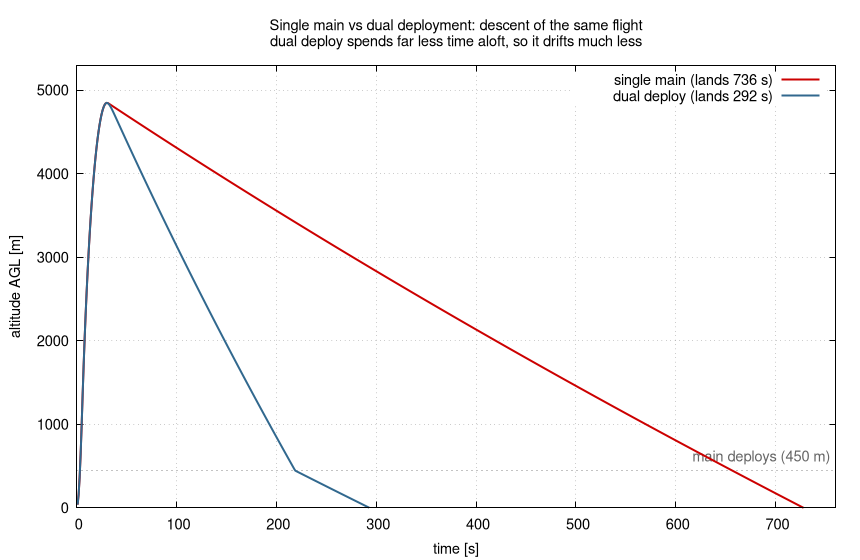

Write gnuplot code to recreate this figure.
# Why the zones differ: descent altitude-vs-time, single main vs dual deploy.
# pos.dat: time east up north (col 3 = altitude).
set terminal pngcairo size 860,560 enhanced font "sans,11"
set output "recovery-descent.png"

set title "Single main vs dual deployment: descent of the same flight\ndual deploy spends far less time aloft, so it drifts much less"
set xlabel "time [s]"
set ylabel "altitude AGL [m]"
set xrange [0:760]
set yrange [0:5300]
set grid
set key top right

SM = "output/nominal/89/5/0/pos.dat"          # single main
DD = "output-dualdeploy/89/5/0/pos.dat"        # drogue + main

# mark the main-deployment altitude (450 m AGL)
set arrow from 0,450 to 760,450 nohead dt 3 lc rgb "#888888"
set label "main deploys (450 m)" at 755,620 right tc rgb "#666666"

plot SM using 1:3 with lines lw 2 lc rgb "#cc0000" title "single main (lands 736 s)", \
     DD using 1:3 with lines lw 2 lc rgb "#31688e" title "dual deploy (lands 292 s)"
